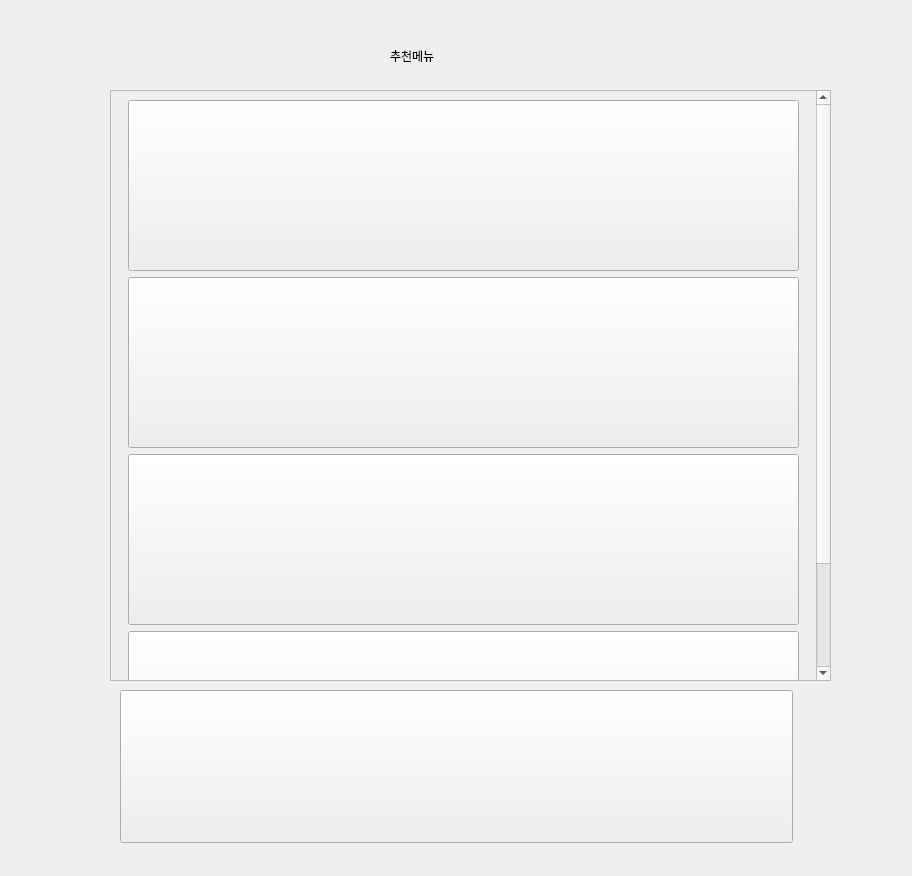
<?xml version="1.0" encoding="UTF-8"?>
<ui version="4.0">
 <class>Form</class>
 <widget class="QWidget" name="Form">
  <property name="geometry">
   <rect>
    <x>0</x>
    <y>0</y>
    <width>912</width>
    <height>876</height>
   </rect>
  </property>
  <property name="minimumSize">
   <size>
    <width>912</width>
    <height>876</height>
   </size>
  </property>
  <property name="maximumSize">
   <size>
    <width>912</width>
    <height>876</height>
   </size>
  </property>
  <property name="windowTitle">
   <string>Form</string>
  </property>
  <property name="styleSheet">
   <string notr="true"/>
  </property>
  <widget class="QLabel" name="rec_label">
   <property name="geometry">
    <rect>
     <x>390</x>
     <y>30</y>
     <width>181</width>
     <height>51</height>
    </rect>
   </property>
   <property name="styleSheet">
    <string notr="true">font: 26pt &quot;Agency FB&quot;;
font: 81 28pt &quot;나눔스퀘어&quot;;</string>
   </property>
   <property name="text">
    <string>추천메뉴</string>
   </property>
  </widget>
  <widget class="QScrollArea" name="scrollArea">
   <property name="geometry">
    <rect>
     <x>110</x>
     <y>90</y>
     <width>721</width>
     <height>591</height>
    </rect>
   </property>
   <property name="widgetResizable">
    <bool>true</bool>
   </property>
   <widget class="QWidget" name="scrollAreaWidgetContents">
    <property name="geometry">
     <rect>
      <x>0</x>
      <y>0</y>
      <width>698</width>
      <height>727</height>
     </rect>
    </property>
    <layout class="QGridLayout" name="gridLayout">
     <item row="3" column="0">
      <widget class="QPushButton" name="old_rec_menu4">
       <property name="minimumSize">
        <size>
         <width>671</width>
         <height>171</height>
        </size>
       </property>
       <property name="maximumSize">
        <size>
         <width>671</width>
         <height>171</height>
        </size>
       </property>
       <property name="text">
        <string/>
       </property>
      </widget>
     </item>
     <item row="2" column="0">
      <widget class="QPushButton" name="old_rec_menu3">
       <property name="minimumSize">
        <size>
         <width>671</width>
         <height>171</height>
        </size>
       </property>
       <property name="maximumSize">
        <size>
         <width>671</width>
         <height>171</height>
        </size>
       </property>
       <property name="text">
        <string/>
       </property>
      </widget>
     </item>
     <item row="0" column="0">
      <widget class="QPushButton" name="old_rec_menu1">
       <property name="minimumSize">
        <size>
         <width>671</width>
         <height>171</height>
        </size>
       </property>
       <property name="maximumSize">
        <size>
         <width>671</width>
         <height>171</height>
        </size>
       </property>
       <property name="text">
        <string/>
       </property>
      </widget>
     </item>
     <item row="1" column="0">
      <widget class="QPushButton" name="old_rec_menu2">
       <property name="minimumSize">
        <size>
         <width>671</width>
         <height>171</height>
        </size>
       </property>
       <property name="maximumSize">
        <size>
         <width>671</width>
         <height>171</height>
        </size>
       </property>
       <property name="text">
        <string/>
       </property>
      </widget>
     </item>
    </layout>
   </widget>
  </widget>
  <widget class="QPushButton" name="old_rec_ok">
   <property name="geometry">
    <rect>
     <x>120</x>
     <y>690</y>
     <width>673</width>
     <height>153</height>
    </rect>
   </property>
   <property name="minimumSize">
    <size>
     <width>673</width>
     <height>153</height>
    </size>
   </property>
   <property name="maximumSize">
    <size>
     <width>673</width>
     <height>153</height>
    </size>
   </property>
   <property name="text">
    <string/>
   </property>
  </widget>
  <widget class="QWidget" name="bgplz" native="true">
   <property name="geometry">
    <rect>
     <x>-30</x>
     <y>0</y>
     <width>1031</width>
     <height>901</height>
    </rect>
   </property>
   <property name="styleSheet">
    <string notr="true">background-image: url(:/bg/main_bg.png);</string>
   </property>
  </widget>
  <zorder>bgplz</zorder>
  <zorder>rec_label</zorder>
  <zorder>scrollArea</zorder>
  <zorder>old_rec_ok</zorder>
 </widget>
 <resources/>
 <connections/>
</ui>
